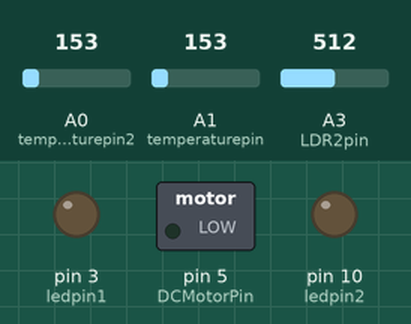
Simulated run of this sketch. Board: Arduino Uno, built with avr-gcc and run on an emulated ATmega328P. Parts: switched loads named in the sketch (green lamp = pin HIGH), output pins drawn as LEDs (lit = HIGH). The inputs (shaded band) are chosen by the test bench; at power-on: A3 (LDR2pin) = 512, A0 (temperaturepin2) = 153, A1 (temperaturepin) = 153.

Above: at 1.2 s.
1.3 s: A3 (LDR2pin) set to 588
2.8 s: A3 (LDR2pin) set to 619
At 4.0 s:
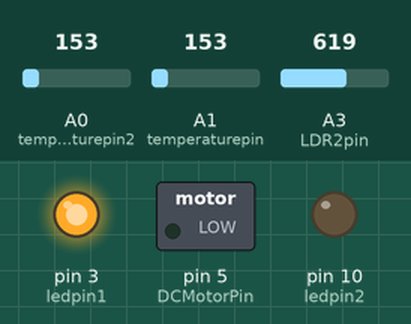
4.3 s: A3 (LDR2pin) set to 590
At 5.3 s:
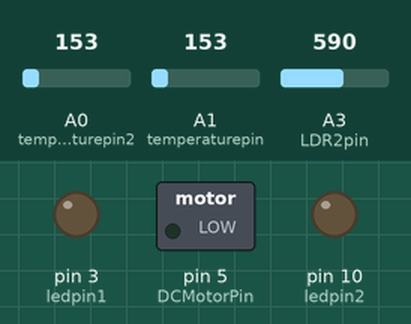
5.8 s: A3 (LDR2pin) set to 610
At 6.5 s:
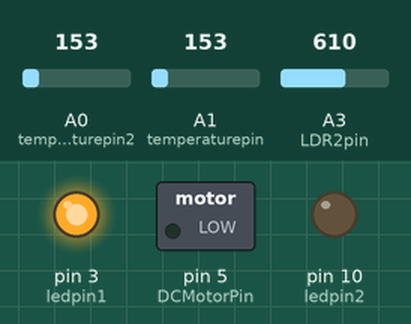
Timing chart, 0 to 8.3 s (numbered marks = the images above; inputs shaded):
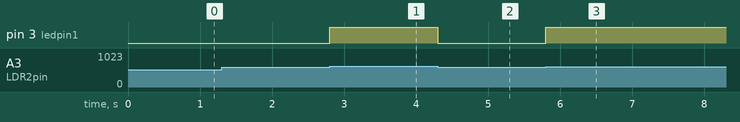

The sketch:

sumeer_21_mid_ans_4_embeded1.ino
```cpp
// C++ code
//


int DCMotorPin=5, DCMotorPower=0, temperaturepin=A1, temperaturepin2=A0, tempanalog, tempanalog2;

int val1=0, value2=A2;
int LDR1pin=0, LDR2pin=A3, ledpin1=3,ledpin2=10;


void setup()
{
   pinMode(temperaturepin, INPUT);
   pinMode(temperaturepin2, INPUT);
   pinMode(DCMotorPin, OUTPUT);
   pinMode(LDR1pin, INPUT);
   pinMode(LDR2pin, INPUT);

  pinMode(ledpin1, OUTPUT);
  pinMode(ledpin2, OUTPUT);
}

void loop()
{

  tempanalog= analogRead(temperaturepin);
   tempanalog2= analogRead(temperaturepin2);

  double tempCel1 = (double)tempanalog/1024*5;
  tempCel1 = tempCel1-0.5;
  tempCel1 = tempCel1 *100;

  double tempCel2 = (double)tempanalog2/1024*5;
  tempCel2 = tempCel2-0.5;
  tempCel2 = tempCel2 *100;

  if(tempCel1>30 && tempCel2>30)
  {
    DCMotorPower=1000;
  }
  else

  {
    DCMotorPower=0;
  }

  analogWrite(DCMotorPin,DCMotorPower);


   val1 = analogRead(LDR1pin);
  value2=analogRead(LDR2pin);

  if ( val1>600 || value2>600)
  {
    digitalWrite(ledpin1, HIGH);
  }
  else  if ( val1<100 && value2<100)
  {
    digitalWrite(ledpin1, HIGH);
    digitalWrite(ledpin2, HIGH);
  }
  else
  {
    digitalWrite(ledpin1, LOW);
    digitalWrite(ledpin2, LOW);
  }

}
```

Measured:
- the behaviour switches between 600 and 601 on A3 (LDR2pin) (found by bisection; images 0 and 1)
- after the input at 1.3 s, every drawn part: stays the same
- after the input at 2.8 s, pin 3 (ledpin1): LOW → HIGH at once
- after the input at 4.3 s, pin 3 (ledpin1): HIGH → LOW at once
- after the input at 5.8 s, pin 3 (ledpin1): LOW → HIGH at once
